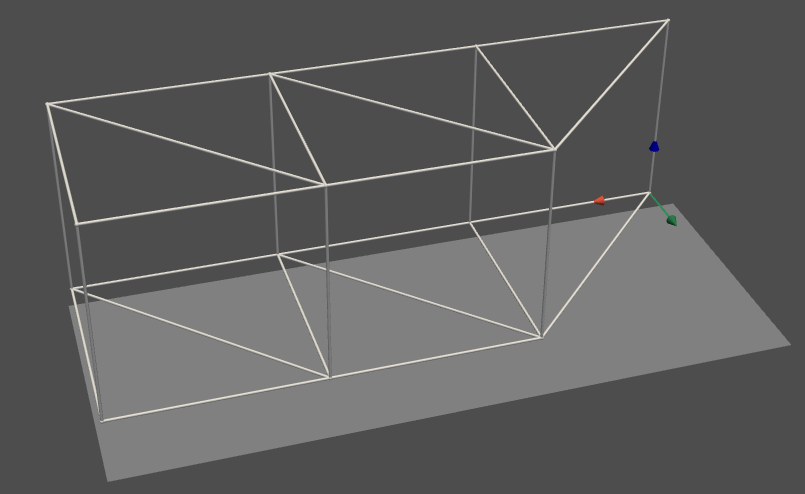

Write the Python code that produced this figure.
#!/usr/bin/env python3
# -*- coding: utf-8 -*-
"""
3D truss example using VTK to visualize

@author: Andreas Åmand
"""

import sys
#import vtk
from PyQt5.QtWidgets import *
from PyQt5.QtCore import *
#from PyQt5 import uic
#from vtk.qt.QVTKRenderWindowInteractor import QVTKRenderWindowInteractor
import calfem.core as cfc
import numpy as np
#sys.path.append('../')
import vis_pv as cfvp
from PyQt5 import Qt
#import core_beam_extensions as cfcb
#from ui_form import UI_Form

#from vtkmodules.vtkCommonDataModel import (
#    vtkCellArray,
#    vtkLine,
#    vtkPolyData
#)

        
"""
K = np.zeros([114,114])
f = np.zeros([114,1])
f[8,0] = -3000
f[14,0] = -3000
f[20,0] = -3000
f[26,0] = -3000
f[32,0] = -3000
f[50,0] = -3000
f[56,0] = -3000
f[62,0] = -3000
f[68,0] = -3000
f[74,0] = -3000
print(K)

edof_beams = np.array([
    # vänster sida längst ner
    [1, 2, 3, 4, 5, 6, 7, 8, 9, 10, 11, 12], 
    [7, 8, 9, 10, 11, 12, 13, 14, 15, 16, 17, 18],
    [13, 14, 15, 16, 17, 18, 19, 20, 21, 22, 23, 24],
    [19, 20, 21, 22, 23, 24, 25, 26, 27, 28, 29, 30],
    [25, 26, 27, 28, 29, 30, 31, 32, 33, 34, 35, 36],
    [31, 32, 33, 34, 35, 36, 37, 38, 39, 40, 41, 42],
    # höger sida längst ner
    [43, 44, 45, 46, 47, 48, 49, 50, 51, 52, 53, 54],
    [49, 50, 51, 52, 53, 54, 55, 56, 57, 58, 59, 60],
    [55, 56, 57, 58, 59, 60, 61, 62, 63, 64, 65, 66],
    [61, 62, 63, 64, 65, 66, 67, 68, 69, 70, 71, 72],
    [67, 68, 69, 70, 71, 72, 73, 74, 75, 76, 77, 78],
    [73, 74, 75, 76, 77, 78, 79, 80, 81, 82, 83, 84],
    # botten mellan vänster & höger
    [7, 8, 9, 10, 11, 12, 49, 50, 51, 52, 53, 54], 
    [13, 14, 15, 16, 17, 18, 55, 56, 57, 58, 59, 60],
    [19, 20, 21, 22, 23, 24, 61, 62, 63, 64, 65, 66],
    [25, 26, 27, 28, 29, 30, 67, 68, 69, 70, 71, 72],
    [31, 32, 33, 34, 35, 36, 73, 74, 75, 76, 77, 78]
])

edof_bars = np.array([
    # vänster sida, vertikala/sneda
    [1, 2, 3, 85, 86, 87],
    [7, 8, 9, 85, 86, 87],
    [13, 14, 15, 85, 86, 87],
    [13, 14, 15, 88, 89, 90],
    [19, 20, 21, 88, 89, 90],
    [19, 20, 21, 91, 92, 93],
    [19, 20, 21, 94, 95, 96],
    [25, 26, 27, 94, 95, 96],
    [25, 26, 27, 97, 98, 99],
    [31, 32, 33, 97, 98, 99],
    [37, 38, 39, 97, 98, 99],
    # vänster sida, överst
    [85, 86, 87, 88, 89, 90],
    [88, 89, 90, 91, 92, 93],
    [91, 92, 93, 94, 95, 96],
    [94, 95, 96, 97, 98, 99],
    # höger sida, vertikala/sneda
    [43, 44, 45, 100, 101, 102],
    [49, 50, 51, 100, 101, 102],
    [55, 56, 57, 100, 101, 102],
    [55, 56, 57, 103, 104, 105],
    [61, 62, 63, 103, 104, 105],
    [61, 62, 63, 106, 107, 108],
    [61, 62, 63, 109, 110, 111],
    [67, 68, 69, 109, 110, 111],
    [67, 68, 69, 112, 113, 114],
    [73, 74, 75, 112, 113, 114],
    [79, 80, 81, 112, 113, 114],
    # höger sida, överst
    [100, 101, 102, 103, 104, 105],
    [103, 104, 105, 103, 104, 105],
    [106, 107, 108, 109, 110, 111],
    [109, 110, 111, 112, 113, 114],
    # överst mellan vänster & höger
    [85, 86, 87, 100, 101, 102],
    [88, 89, 90, 103, 104, 105],
    [91, 92, 93, 106, 107, 108],
    [94, 95, 96, 109, 110, 111],
    [97, 98, 99, 112, 113, 114]
])

E = 210000000
v = 0.3
G = E/(2*(1+v))
A_beam = 11250*0.000001
A_bar = np.pi*0.05*0.05
Iy = 63.1*0.000001
Iz = 182.6*0.000001
Kv = 0.856*0.000001



#ex_beams = np.zeros([17,2])
#ey_beams = np.zeros([17,2])
#ez_beams = np.zeros([17,2])

#ex_bars = np.zeros([35,2])
#ey_bars = np.zeros([35,2])
#ez_bars = np.zeros([35,2])


ex_beams = np.array([
    # vänster sida längst ner
    [0, 3],
    [3, 6],
    [6, 9],
    [9, 12],
    [12, 15],
    [15, 18],
    # höger sida längst ner
    [0, 3],
    [3, 6],
    [6, 9],
    [9, 12],
    [12, 15],
    [15, 18],
    # botten mellan vänster & höger
    [3, 3],
    [6, 6],
    [9, 9],
    [12, 12],
    [15, 15]
])
ey_beams = np.zeros([17,2])
ez_beams = np.array([
    # vänster sida längst ner
    [0, 0],
    [0, 0],
    [0, 0],
    [0, 0],
    [0, 0],
    [0, 0],
    # höger sida längst ner
    [3, 3],
    [3, 3],
    [3, 3],
    [3, 3],
    [3, 3],
    [3, 3],
    # botten mellan vänster & höger
    [0, 3],
    [0, 3],
    [0, 3],
    [0, 3],
    [0, 3]
])

eo_beams = np.array([
    # vänster sida längst ner
    [1, 0, 0],
    [1, 0, 0],
    [1, 0, 0],
    [1, 0, 0],
    [1, 0, 0],
    [1, 0, 0],
    # höger sida längst ner
    [1, 0, 0],
    [1, 0, 0],
    [1, 0, 0],
    [1, 0, 0],
    [1, 0, 0],
    [1, 0, 0],
    # botten mellan vänster & höger
    [0, 0, 1],
    [0, 0, 1],
    [0, 0, 1],
    [0, 0, 1],
    [0, 0, 1]
])

ex_bars = np.array([
    # vänster sida, vertikala/sneda
    [0, 3],
    [3, 3],
    [6, 3],
    [6, 6],
    [9, 6],
    [9, 9],
    [9, 12],
    [12, 12],
    [12, 15],
    [15, 15],
    [18, 15],
    # vänster sida, överst
    [3, 6],
    [6, 9],
    [9, 12],
    [12, 15],
    # höger sida, vertikala/sneda
    [0, 3],
    [3, 3],
    [6, 3],
    [6, 6],
    [9, 6],
    [9, 9],
    [9, 12],
    [12, 12],
    [12, 15],
    [15, 15],
    [18, 15],
    # höger sida, överst
    [3, 6],
    [6, 9],
    [9, 12],
    [12, 15],
    # överst mellan vänster & höger
    [3, 3],
    [6, 6],
    [9, 9],
    [12, 12],
    [15, 15]
])

ey_bars = np.array([
    # vänster sida, vertikala/sneda
    [0, 3],
    [0, 3],
    [0, 3],
    [0, 3],
    [0, 3],
    [0, 3],
    [0, 3],
    [0, 3],
    [0, 3],
    [0, 3],
    [0, 3],
    # vänster sida, överst
    [3, 3],
    [3, 3],
    [3, 3],
    [3, 3],
    # höger sida, vertikala/sneda
    [0, 3],
    [0, 3],
    [0, 3],
    [0, 3],
    [0, 3],
    [0, 3],
    [0, 3],
    [0, 3],
    [0, 3],
    [0, 3],
    [0, 3],
    # höger sida, överst
    [3, 3],
    [3, 3],
    [3, 3],
    [3, 3],
    # överst mellan vänster & höger
    [3, 3],
    [3, 3],
    [3, 3],
    [3, 3],
    [3, 3]
])

ez_bars = np.array([
    # vänster sida, vertikala/sneda
    [0, 0],
    [0, 0],
    [0, 0],
    [0, 0],
    [0, 0],
    [0, 0],
    [0, 0],
    [0, 0],
    [0, 0],
    [0, 0],
    [0, 0],
    # vänster sida, överst
    [0, 0],
    [0, 0],
    [0, 0],
    [0, 0],
    # höger sida, vertikala/sneda
    [3, 3],
    [3, 3],
    [3, 3],
    [3, 3],
    [3, 3],
    [3, 3],
    [3, 3],
    [3, 3],
    [3, 3],
    [3, 3],
    [3, 3],
    # höger sida, överst
    [3, 3],
    [3, 3],
    [3, 3],
    [3, 3],
    # överst mellan vänster & höger
    [0, 3],
    [0, 3],
    [0, 3],
    [0, 3],
    [0, 3]
])

ep_beams = [E, G, A_beam, Iy, Iz, Kv]
ep_bars = [E, A_bar]

#for i in range(8):
#    Ke = cfc.flw2qe(Ex[i],Ey[i],ep,D)
#    K = cfc.assem(Edof[i],K,Ke)
#Ke = np.zeros([12,12])
for i in range(17):
    Ke = cfc.beam3e(ex_beams[i], ey_beams[i], ez_beams[i], eo_beams[i], ep_beams)
    K = cfc.assem(edof_beams[i],K,Ke)

#Ke = np.zeros([6,6])
for i in range(35):
    Ke = cfc.bar3e(ex_bars[i], ey_bars[i], ez_bars[i], ep_bars)
    K = cfc.assem(edof_bars[i],K,Ke)

# ----- Solve equation system -----

bcPrescr = np.array([1,2,3,4,5,6,37,38,39,40,41,42,43,44,45,46,47,48,79,80,81,82,83,84])
#bcVal = np.array([0,0,0,0,0,0,0.5e-3,1e-3,1e-3])
a = cfc.solveq(K,f,bcPrescr)

print(a)

# ----- Compute element flux vector -----

#Ed = cfc.extractEldisp(Edof,a)
#Es = np.zeros((8,2))
#for i in range(8):
#    Es[i],Et = cfc.flw2qs(Ex[i],Ey[i],ep,D,Ed[i])
"""

"""
coord = np.array([
    [0, 0, 0],
    [3, 0, 0],
    [6, 0, 0],
    [9, 0, 0],
    #[3, 3, 0],
    #[6, 3, 0],
    #[9, 3, 0],
    #[0, 0, 3],
    #[3, 0, 3],
    #[6, 0, 3],
    #[9, 0, 3],
    #[3, 3, 3],
    #[6, 3, 3],
    #[9, 3, 3]
])

dof = np.array([
    [1, 2, 3],
    [4, 5, 6],
    [7, 8, 9],
    [10, 11, 12],
    #[13, 14, 15],
    #[16, 17, 18],
    #[19, 20, 21],
    #[22, 23, 24],
    #[25, 26, 27],
    #[28, 29, 30],
    #[31, 32, 33],
    #[34, 35, 36],
    #[37, 38, 39],
    #[40, 41, 42]
])

edof = np.array([
    [1, 2, 3, 4, 5, 6],
    [4, 5, 6, 7, 8, 9],
    [7, 8, 9, 10, 11, 12],
    #[1, 2, 3, 13, 14, 15],
    #[4, 5, 6, 13, 14, 15],
    #[7, 8, 9, 13, 14, 15],
    #[7, 8, 9, 16, 17, 18],
    #[10, 11, 12, 16, 17, 18],
    #[10, 11, 12, 19, 20, 21],
    #[13, 14, 15, 16, 17, 18],
    #[16, 17, 18, 19, 20, 21],
    #[22, 23, 24, 25, 26, 27],
    #[25, 26, 27, 28, 29, 30],
    #[28, 29, 30, 31, 32, 33],
    #[22, 23, 24, 34, 35, 36],
    #[25, 26, 27, 34, 35, 36],
    #[28, 29, 30, 34, 35, 36],
    #[28, 29, 30, 37, 38, 39],
    #[31, 32, 33, 37, 38, 39],
    #[31, 32, 33, 40, 41, 42],
    #[34, 35, 36, 37, 38, 39],
    #[37, 38, 39, 40, 41, 42],
    #[1, 2, 3, 22, 23, 24],
    #[4, 5, 6, 25, 26, 27],
    #[7, 8, 9, 29, 30, 31],
    #[10, 11, 12, 31, 32, 33],
    #[13, 14, 15, 34, 35, 36],
    #[16, 17, 18, 37, 38, 39],
    #[19, 20, 21, 40, 41, 42]
])
"""
coord = np.array([
    [0, 0, 0],
    [3, 0, 0],
    [6, 0, 0],
    [9, 0, 0],
    [3, 3, 0],
    [6, 3, 0],
    [9, 3, 0],
    [0, 0, 3],
    [3, 0, 3],
    [6, 0, 3],
    [9, 0, 3],
    [3, 3, 3],
    [6, 3, 3],
    [9, 3, 3]
])

dof = np.array([
    [1, 2, 3, 4, 5, 6],
    [7, 8, 9, 10, 11, 12],
    [13, 14, 15, 16, 17, 18],
    [19, 20, 21, 22, 23, 24],
    [25, 26, 27, 28, 29, 30],
    [31, 32, 33, 34, 35, 36],
    [37, 38, 39, 40, 41, 42], ###
    [43, 44, 45, 46, 47, 48],
    [49, 50, 51, 52, 53, 54],
    [55, 56, 57, 58, 59, 60],
    [61, 62, 63, 64, 65, 66],
    [67, 68, 69, 70, 71, 72],
    [73, 74, 75, 76, 77, 78],
    [79, 80, 81, 82, 83, 84]
])

edof = np.array([
    [1,  2,  3,  4,  5,  6,  7,  8,  9,  10, 11, 12],
    [7,  8,  9,  10, 11, 12, 13, 14, 15, 16, 17, 18],
    [13, 14, 15, 16, 17, 18, 19, 20, 21, 22, 23, 24],
    [1,  2,  3,  4,  5,  6,  25, 26, 27, 28, 29, 30],
    [7,  8,  9,  10, 11, 12, 25, 26, 27, 28, 29, 30],
    [13, 14, 15, 16, 17, 18, 25, 26, 27, 28, 29, 30],
    [13, 14, 15, 16, 17, 18, 31, 32, 33, 34, 35, 36],
    [19, 20, 21, 22, 23, 24, 31, 32, 33, 34, 35, 36],
    [19, 20, 21, 22, 23, 24, 37, 38, 39, 40, 41, 42],
    [25, 26, 27, 28, 29, 30, 31, 32, 33, 34, 35, 36],
    [31, 32, 33, 34, 35, 36, 37, 38, 39, 40, 41, 42], ###
    [43, 44, 45, 46, 47, 48, 49, 50, 51, 52, 53, 54],
    [49, 50, 51, 52, 53, 54, 55, 56, 57, 58, 59, 60],
    [55, 56, 57, 58, 59, 60, 61, 62, 63, 64, 65, 66],
    [43, 44, 45, 46, 47, 48, 67, 68, 69, 70, 71, 72],
    [49, 50, 51, 52, 53, 54, 67, 68, 69, 70, 71, 72],
    [55, 56, 57, 58, 59, 60, 67, 68, 69, 70, 71, 72],
    [55, 56, 57, 58, 59, 60, 73, 74, 75, 76, 77, 78],
    [61, 62, 63, 64, 65, 66, 73, 74, 75, 76, 77, 78],
    [61, 62, 63, 64, 65, 66, 79, 80, 81, 82, 83, 84],
    [67, 68, 69, 70, 71, 72, 73, 74, 75, 76, 77, 78],
    [73, 74, 75, 76, 77, 78, 79, 80, 81, 82, 83, 84],
    [1,  2,  3,  4,  5,  6,  43, 44, 45, 46, 47, 48],
    [7,  8,  9,  10, 11, 12, 49, 50, 51, 52, 53, 54],
    [13, 14, 15, 16, 17, 18, 55, 56, 57, 58, 59, 60],
    [19, 20, 21, 22, 23, 24, 61, 62, 63, 64, 65, 66],
    [25, 26, 27, 28, 29, 30, 67, 68, 69, 70, 71, 72],
    [31, 32, 33, 34, 35, 36, 73, 74, 75, 76, 77, 78],
    [37, 38, 39, 40, 41, 42, 79, 80, 81, 82, 83, 84]
])

#ex,ey,ez = cfc.coordxtr(edof,coord,dof)
#elements, nodes = cfvv.beam.set_geometry(edof,coord,dof)
#nodes, elements = cfvv.beam3d.geometry(edof,coord,dof)
nodes, elements = cfvp.beam3d.geometry(edof,coord,dof)

if __name__ == "__main__":
    app = Qt.QApplication(sys.argv)
    window = cfvp.MainWindow(nodes,elements)
    #app.aboutToQuit.connect(cfvv.MainWindow.onClose) # <-- connect the onClose event
    app.exec_()


"""
if __name__ == "__main__":
    app = QApplication(sys.argv)
    ex = cfvv.MainWindow(elements,nodes)
    ex.show()
    sys.exit(app.exec_())
"""
